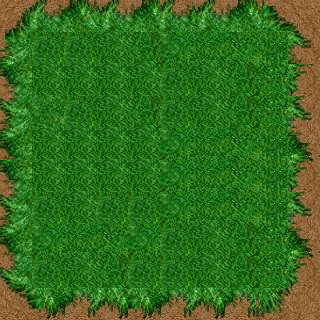

This is a level from a 2D game, rendered from its Tiled map with the project's own tilesets. A one-line summary and the map file follow, with tile-layer data summarised:
An orthogonal 10x10 tile map with 32x32 px tiles, 1 tile layer (BackgroundLayer).

<map version="1.0" orientation="orthogonal" width="10" height="10" tilewidth="32" tileheight="32" backgroundcolor="#855a2f">
 <tileset firstgid="1" name="overlapping3" tilewidth="32" tileheight="32">
  <image source="overlapping3.jpg" width="1189" height="463" />
  <terraintypes>
   <terrain name="grass" tile="-1" />
  </terraintypes>
  <tile id="282" terrain="0,0,0,0" />
  <tile id="283" terrain="0,0,0,0" />
  <tile id="284" terrain="0,0,0,0" />
  <tile id="285" terrain="0,0,0,0" />
  <tile id="286" terrain="0,0,0,0" />
  <tile id="287" terrain="0,0,0,0" />
  <tile id="288" terrain="0,,0," />
  <tile id="319" terrain="0,0,0,0" />
  <tile id="320" terrain="0,0,0,0" />
  <tile id="321" terrain="0,0,0,0" />
  <tile id="322" terrain="0,0,0,0" />
  <tile id="323" terrain="0,0,0,0" />
  <tile id="324" terrain="0,0,0,0" />
  <tile id="325" terrain="0,,0," />
  <tile id="356" terrain="0,0,0,0" />
  <tile id="357" terrain="0,0,0,0" />
  <tile id="358" terrain="0,0,0,0" />
  <tile id="359" terrain="0,0,0,0" />
  <tile id="360" terrain="0,0,0,0" />
  <tile id="361" terrain="0,0,0,0" />
  <tile id="362" terrain="0,,0," />
  <tile id="393" terrain="0,0,0,0" />
  <tile id="394" terrain="0,0,0,0" />
  <tile id="395" terrain="0,0,0,0" />
  <tile id="396" terrain="0,0,0,0" />
  <tile id="397" terrain="0,0,0,0" />
  <tile id="398" terrain="0,0,0,0" />
  <tile id="399" terrain="0,,0," />
  <tile id="430" terrain="0,0,0,0" />
  <tile id="431" terrain="0,0,0,0" />
  <tile id="432" terrain="0,0,0,0" />
  <tile id="433" terrain="0,0,0,0" />
  <tile id="434" terrain="0,0,0,0" />
  <tile id="435" terrain="0,0,0,0" />
  <tile id="436" terrain="0,,0," />
  <tile id="467" terrain="0,0,0,0" />
  <tile id="468" terrain="0,0,0,0" />
  <tile id="469" terrain="0,0,0,0" />
  <tile id="470" terrain="0,0,0,0" />
  <tile id="471" terrain="0,0,0,0" />
  <tile id="472" terrain="0,0,0,0" />
  <tile id="473" terrain="0,,0," />
  <tile id="504" terrain="0,0,,0" />
  <tile id="505" terrain="0,0,0,0" />
  <tile id="506" terrain="0,0,0,0" />
  <tile id="507" terrain="0,0,0,0" />
  <tile id="508" terrain="0,0,0,0" />
  <tile id="509" terrain="0,0,0,0" />
 </tileset>
 <layer name="BackgroundLayer" width="10" height="10">
  <data>[100 cells, 100 non-empty, 31 distinct tile ids]</data>
 </layer>
</map>